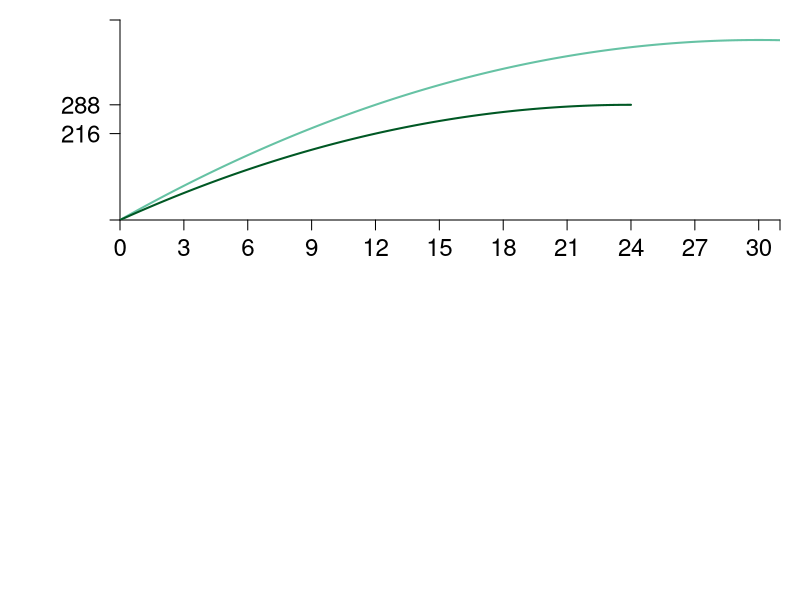

Reproduce this figure in R. (Note: this script raises an error after producing the figure.)
require(shape)
pdf(file = "coordination_failures/production_mb_12.pdf", width = 9, height = 12)

#Set parameters for graphics
pointsize <- 1.8
axislabelsize <- 1.8
labelsize <- 1.5
namesize <- 1.8
annotatesize <- 1.5
graphlinewidth <- 2
segmentlinewidth <- 1.5

COL <- c("#7fc97f", "#beaed4", "#fdc086", "#ffff99", "#386cb0", "#f0027f", "#bf5b17", "#666666")
COLA <- c("#e0f3db", "#99d8c9","#66c2a4","#41ae76", "#238b45", "#005824")
COLB <- c("#4eb3d3", "#2b8cbe", "#0868ac","#084081")
Grays <- gray.colors(25, start = 1, end = 0)


#Need to create a stacked graph and 
#use the option mfrow = c(2,1) for that
par(mar =  c(4, 6, 1, 1), mfrow = c(2,1))

indiffA <- function(ea, uA = 46.08) {
  uA + (1/2)*(ea)^2
}

output <- function(ea, eb = 12, alpha = 30, beta = 1/2){
  (alpha - beta*(ea+eb))*ea
}

uA <- function(ea, ya = output) {
  ya - 0.5*(ea)^2
}

mrsA <- function(ea){
  ea
}

slopeline <- function(ea, yint = 0.5, slope = 2){
  yint + slope*ea
}


xlims <- c(0, 31)
ylims <- c(0, 500)

npts <- 501 
x <- seq(xlims[1], xlims[2], length.out = npts)
y <- seq(ylims[1], ylims[2], length.out = npts) 
a <- c(uA(ea = 12, output(ea = 12, eb = 12)), uA(ea = 15, output(ea = 15, eb = 0)), 300)

plot(0, 0, xlim = xlims, ylim = ylims, type = "n",
     xlab = expression(paste("")),
     ylab = expression(paste("")), 
     xaxt = "n", 
     yaxt = "n", 
     cex.lab = axislabelsize, 
     bty = "n",
     xaxs="i", 
     yaxs="i")

# ticksy <- seq(from = 0, to = ylims[2], by = 2)
# ylabels <- seq(from = 0, to = ylims[2], by = 2)
ticksx <- c(seq(xlims[1], xlims[2], 3), xlims[2])
xlabels <- c(seq(xlims[1], xlims[2], 3), NA)
ticksy <- c(0, output(ea = 12), output(ea = 12, eb = 0), ylims[2])
ylabels <- c(NA, output(ea = 12), output(ea = 12, eb = 0), NA)
# ticksy <- c(0, 144, 225, 300, ylims[2])
# ylabels <- c(NA, expression(paste(y[1]^A)), expression(paste(y[2]^A)), expression(paste(y[3]^A)), NA)
# ticksx <- c(0, 6.9, 12, 9.6, 16, 24, 26)
# xlabels <- c(NA, expression(paste(e^A,"*")), expression(paste(1/2*beta)), expression(paste(e^{AN})), expression(paste(alpha)), expression(paste(1/beta)), NA)

axis(1, at = ticksx, pos = 0, labels = xlabels, cex.axis= labelsize - 0.05)
axis(2, at = ticksy, pos = 0, labels = ylabels, las = 1, cex.axis= labelsize - 0.05)

npts <- 500 
xx1 <- seq(xlims[1], xlims[2], length.out = npts)
xx2 <- seq(xlims[1], 24, length.out = npts)
xx3 <- seq(8, 16, length.out = npts)

lines(xx1, output(xx1, eb = 0), col = COLA[3], lwd = graphlinewidth)
lines(xx2, output(xx2, eb = 12), col = COLA[6], lwd = graphlinewidth)

segments(0, output(ea = 12), 12, output(ea = 12), lty = 2, col = grays[20], lwd = segmentlinewidth, xpd = 350)
segments(0, output(ea = 12, eb = 0), 12, output(ea = 12, eb = 0), lty = 2, col = grays[20], lwd = segmentlinewidth, xpd = 350)

segments(12, -500, 12, output(ea = 12, eb = 0), lty = 2, col = grays[20], lwd = segmentlinewidth, xpd = 350)

lines(xx3, slopeline(ea = xx3, slope = 12, yint = 72), lty = 2, col = "black", lwd = graphlinewidth)
lines(xx3, slopeline(ea = xx3, slope = 18, yint = 72), lty = 2, col = "black", lwd = graphlinewidth)

text(-4, 0.5*ylims[2], expression(paste("Consumption, ", y^A," (pounds, lb)")), xpd = TRUE, cex = axislabelsize, srt = 90)

#mrt label for  slope
#text(12, output(ea = 12, eb = 0) + 120, expression(paste("slope = -mrt = mb")), xpd = TRUE, cex = labelsize)
text(12, output(ea = 12, eb = 0) + 100, expression(paste("slope = -mrt = mb")), xpd = TRUE, cex = labelsize)
Arrows(12, output(ea = 12, eb = 0) + 90, 
       12, output(ea = 12, eb = 0) + 20,
       col = "black", lty = 1, lwd = 2,
       arr.type = "triangle", xpd = TRUE,
       arr.lwd = 0.5, code = 2)


points(12, output(ea = 12), pch = 16, col = "black", cex = 1.5)
text(12 - 0.75, output(ea = 12) + 14, expression(paste(j)), cex = annotatesize)

points(12, output(ea = 12, eb = 0), pch = 16, col = "black", cex = 1.5)
text(12 - 0.75, output(ea = 12, eb = 0) + 12, expression(paste(k)), cex = annotatesize)

text(21.8, 370, expression(paste(y(h^A, h^B == 0)) ), cex = annotatesize)
text(21.8, 250, expression(paste(y(h^A, h^B == 12))), cex = annotatesize)

############
# Bottom Fig 
############

MBenefit <- function(ea, eb = 12, alpha = 30, beta = 1/2) {
  (alpha - beta*eb - 2*beta*ea)
}

MCost <- function(ea, slope = 1, intercept = 0){
  slope*ea
}

xlims <- c(0, 31)
ylims <- c(0, 31)

npts <- 501 
x <- seq(xlims[1], xlims[2], length.out = npts)
y <- seq(ylims[1], ylims[2], length.out = npts) 

plot(0, 0, xlim = xlims, ylim = ylims, type = "n",
     xlab = expression(paste("")),
     ylab = expression(paste("")), 
     xaxt = "n", 
     yaxt = "n", 
     cex.lab = axislabelsize, 
     bty = "n",
     xaxs = "i", 
     yaxs = "i")

ticksy <- c(0, MBenefit(12, eb = 12), MBenefit(12, eb = 0), MBenefit(0, eb = 12), MBenefit(0, eb = 0), ylims[2])
ylabels <- c(NA, MBenefit(12, eb = 12), MBenefit(12, eb = 0), 24, 30, NA)

ticksx <- c(seq(xlims[1], xlims[2], 3), xlims[2])
xlabels <- c(seq(xlims[1], xlims[2], 3), NA)
#xlabels <- c(NA, expression(paste(h[1]^A)), expression(paste(h[2]^A)), expression(paste(frac(alpha - beta*h^b,2*beta) )), expression(paste(frac(alpha,2*beta) )), NA)

axis(1, at = ticksx, pos = 0, labels = xlabels ,las = 1, cex.axis = labelsize - 0.05)
axis(2, at = ticksy, pos = 0, labels = ylabels, las = 1, cex.axis = labelsize - 0.05)
#text(x = c(0, 12, 15, 24, 30, xlims[2]), par("usr")[3] - 0.4, labels = xlabels, srt = 0, pos = 1, xpd = TRUE, cex = labelsize - 0.05)

#mtext(expression(paste("Aram's hours, ", h^A)), side=1, line = 4, cex = axislabelsize)
text(0.5*xlims[2], -3.8, expression(paste("A's hours, ", h^A)), xpd = TRUE, cex = axislabelsize)
text(-4, 0.5*ylims[2], expression(paste("A's marginal benefit (pounds, lb) ")), xpd = TRUE, cex = axislabelsize, srt = 90) 

npts <- 500 
xx1 <- seq(xlims[1], xlims[2], length.out = npts)
xx2 <- seq(4, 8, length.out = npts)

#Marginal benefit when the other does produce
lines(xx1, MBenefit(xx1, eb = 0), col = COLA[3], lwd = graphlinewidth)

#Marginal benefit when B produce NE number of hours
lines(xx1, MBenefit(xx1, eb = 12), col = COLA[6], lwd = graphlinewidth)

segments(0, MBenefit(ea = 12), 12, MBenefit(ea = 12), lty = 2, col = grays[20], lwd = segmentlinewidth, xpd = 350)
segments(0, MBenefit(ea = 12, eb = 0), 12, MBenefit(ea = 12, eb = 0), lty = 2, col = grays[20], lwd = segmentlinewidth, xpd = 350)

segments(12, 0, 12, 500, lty = 2, col = grays[20], lwd = segmentlinewidth, xpd = 350)

text(20, 15.25, expression(paste("Marginal benefit")), cex = labelsize)
text(20, 13.75, expression(paste("when, ", h^B== 0 )), cex = labelsize)


text(4, 15.25, expression(paste("Marginal benefit ")), cex = labelsize)
text(4, 13.75, expression(paste("when, ", h^B == 12 )), cex = labelsize)

points(12, MBenefit(ea = 12), pch = 16, col = "black", cex = 1.5)
text(12 + 0.75, MBenefit(ea = 12) + 1, expression(paste(j)), cex = annotatesize)

# points(12, MBenefit(ea = 12), pch = 16, col = "black", cex = 1.5)
# text(12 + 0.75, MBenefit(ea = 12) + 1, expression(paste(j)), cex = annotatesize)

points(12, MBenefit(ea = 12, eb = 0), pch = 16, col = "black", cex = 1.5)
text(12 + 0.75, MBenefit(ea = 12, eb = 0) + 1, expression(paste(k)), cex = annotatesize)

dev.off()
